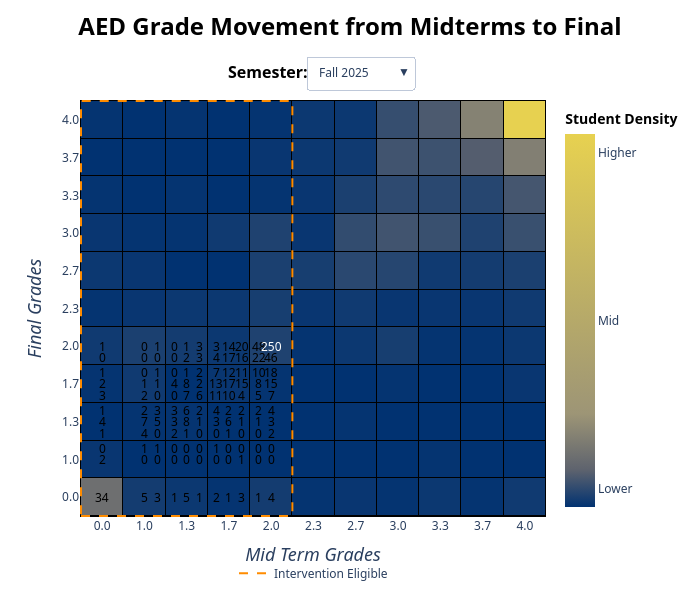

This figure's notebook cell:
### Code cell
#Gemini's First Attempt - Adding lots of numbers
#Gemini wanted to try adding annotations that would change when you changed the term. Each annotation would be a different number for the block. 
#However, it couldn't get the formatting right, leading to the numbers all crumpling in the corner. I think this code has some merit and *could* be salvagable with more time
import pandas as pd
import plotly.graph_objects as go

#Section 7d - AED Heat Map
buttons = []
zmatrix = {}

initial_term = heattermlist[0]

# 1. We must define the "Semester:" label here so it doesn't get erased by the dropdown!
base_annotations = [
    dict(
        text = "<b>Semester:</b>",
        showarrow = False,
        x = .3125, y = 1.098,
        xref = "paper", yref = "paper",
        font = dict(color = "black", size = 16)
    )
]

for term in heattermlist:
    termframe = mdjheat[mdjheat["Academic Period"] == term]

    termcrosstab = pd.crosstab(termframe["Final Grade Number"], termframe["Mid Term Grade Number"])
    termcrosstab = termcrosstab.reindex(index = gradescalenum, columns = gradescalenum, fill_value = 0)

    zmatrix[term] = termcrosstab.values.tolist()

    ztop = max(max(row) for row in zmatrix[term]) 
    zbot = min(min(row) for row in zmatrix[term])

    # 2. Build the text grid manually for this specific term
    term_annotations = list(base_annotations) # Start with the Semester label
    
    for i, row in enumerate(zmatrix[term]):      # i is the row index (Final Grade / y-axis)
        for j, val in enumerate(row):            # j is the col index (Mid Term / x-axis)
            
            # Dynamic Contrast: White text on dark cells, black text on light cells!
            text_color = "white" if val > (ztop / 2) else "black"
            
            term_annotations.append(dict(
                x = gradescalestring[j], 
                y = gradescalestring[i], 
                text = str(val),
                showarrow = False,
                font = dict(color = text_color, size = 12)
            ))

    # 3. Pass BOTH the Data updates and the Layout Annotation updates to the button
    buttons.append(dict(
        method = "update",
        label = term,
        args = [
            { # Trace Updates (Data)
                "z": [zmatrix[term]], 
                "zmin": [zbot],
                "zmax": [ztop],
                "colorbar.tickvals": [[ztop*.05, ztop/2, ztop*.95]]
            },
            { # Layout Updates: Push the new numbers to the grid!
                "annotations": term_annotations
            }
        ]
    ))

# 4. We ONLY need one heatmap trace now!
recentheattrace = go.Heatmap(
    z = zmatrix[initial_term],
    zmin = zbot,
    zmax = ztop,
    x = gradescalestring, 
    y = gradescalestring,
    xgap = 1,
    ygap = 1,
    hovertemplate = (
        "<b>Sector Details</b>"\
        "<br>Mid Term Grade: %{x}"\
        "<br>Final Grade: %{y}"\
        "<br># of Students: %{z}"
        "<extra></extra>"
    ),
    # DELETED text and texttemplate parameters here!
    colorscale = civicustom,
    colorbar = dict(
        tickvals = [ztop*.05, ztop/2, ztop*.95],
        ticktext = ["Lower", "Mid", "Higher"],
        title = dict(text = "<b>Student Density</b>", font_color = "black")
    ),
    visible = True
)

legendtrace = go.Scatter(
    x = [None],
    y = [None],
    mode = "lines",
    line = dict(color = "#FF8C00", width = 2, dash = "dash"),
    name = "Intervention Eligible",
    showlegend = True,
)

layout = go.Layout(
    title = dict(text = "AED Grade Movement from Midterms to Final",
        font_weight = "bold", font_size = 24, font_color = "black",
        xanchor = "center", x = .5, yanchor = "top", y = .97),
    plot_bgcolor = "black",
    xaxis_showgrid = False, yaxis_showgrid = False,
    xaxis = dict(title = dict(text = "<i>Mid Term Grades</i>", font_size = 18)),
    yaxis = dict(title = dict(text = "<i>Final Grades</i>", font_size = 18)),
    height = 600, width = 700,
    updatemenus = [dict(
        buttons = buttons,
        direction = "down", showactive = True,
        xanchor = "center", yanchor = "top", x = .6, y = 1.105
    )],
    legend = dict(orientation = "h", xanchor = "center", x = .5, yanchor = "top", y = -.1),
    font_family = "Segoe UI",
    
    # 5. Set the initial numbers on load using the first term's annotations
    annotations = buttons[0]["args"][1]["annotations"]
)

# 6. Build the figure with just the ONE heatmap and the legend
aedheat = go.Figure(data = [recentheattrace, legendtrace], layout = layout)

# The shape stays completely separate from annotations, so it won't be overwritten
aedheat.add_shape(
    type = "rect",
    line = dict(color = "#FF8C00", width = 2, dash = "dash"),
    x0 = -0.5, x1 = 4.5, y0 = -0.5, y1 = 10.5, layer = "above"
)

aedheat.show()
